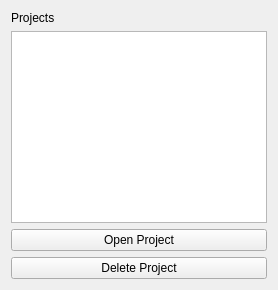
<?xml version="1.0" encoding="UTF-8"?>
<ui version="4.0">
 <class>ViewSavedProjects</class>
 <widget class="QWidget" name="ViewSavedProjects">
  <property name="windowTitle">
   <string>Saved Projects</string>
  </property>
  <layout class="QVBoxLayout" name="verticalLayout">
   <item>
    <widget class="QLabel" name="label">
     <property name="text">
      <string>Projects</string>
     </property>
    </widget>
   </item>
   <item>
    <widget class="QListView" name="savedProjectsListView">
     <property name="selectionMode">
      <enum>QAbstractItemView::SingleSelection</enum>
     </property>
    </widget>
   </item>
   <item>
    <widget class="QPushButton" name="openProjectButton">
     <property name="text">
      <string>Open Project</string>
     </property>
    </widget>
   </item>
   <item>
    <widget class="QPushButton" name="deleteProjectButton">
     <property name="text">
      <string>Delete Project</string>
     </property>
    </widget>
   </item>
  </layout>
 </widget>
</ui>
